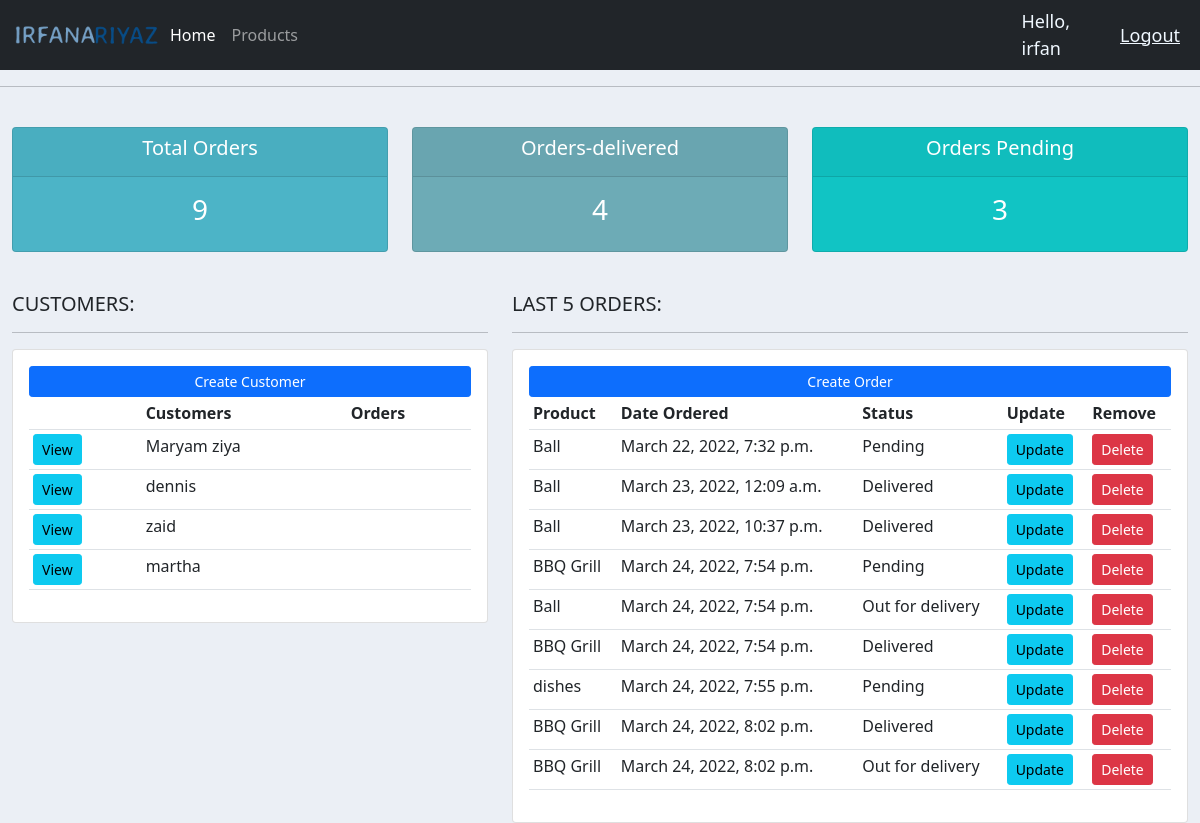
The app's page / (signed in) with its own data.
### accounts/models.py (models this page shows, shortened)
class Customer(models.Model):
    user = models.OneToOneField(User,blank = True ,null=True,on_delete=models.CASCADE)
    name = models.CharField(max_length=200,null=True)
    email = models.CharField(max_length=200,null=True)
    phone = models.CharField(max_length=200,null=True)
    profile_pic= models.ImageField(default = "default.jpg", null= True,blank = True)
    date_created = models.DateTimeField(auto_now_add=True,null=True)

class Order(models.Model):
    STATUS = (
        ('Pending','Pending'),
        ('Out for delivery','Out for delivery'),
        ('Delivered','Delivered')
    )
    customer = models.ForeignKey(Customer,null=True,on_delete=models.SET_NULL)
    product =models.ForeignKey(Product,null=True,on_delete=models.SET_NULL)
    date_created = models.DateTimeField(auto_now_add=True,null=True)
    status = models.CharField(max_length=200,null=True,choices=STATUS)
    note = models.CharField(max_length=200,null=True)

class Product(models.Model):
    CATEGORY = (
        ('Indoor','Indoor'),
        ('Out door','Out door')
    )
    name = models.CharField(max_length=200,null=True)
    price = models.FloatField(max_length=200,null=True)
    category = models.CharField(max_length=200,null=True,choices=CATEGORY)
    description = models.CharField(max_length=200,null=True,blank=True)
    day_created = models.DateTimeField(auto_now_add=True,null=True)
    tags = models.ManyToManyField(Tag)
    def __str__(self):
        return self.name

### accounts/decorators.py (the view)
    def wrapper_function(request,*args,**kwargs):
        group = None
        if request.user.groups.exists():
            group = request.user.groups.all()[0].name
        if group == 'customer':
            return redirect('user')
        if group == 'admin':
            return view_func(request,*args,**kwargs)

### accounts/views.py (called while the page is built)
@login_required(login_url='login')
@admin_only
def home(request):
    orders = Order.objects.all()
    customers = Customer.objects.all()
    total_orders = orders.count()
    orders_delivered =orders.filter(status ='Delivered').count()
    pending = orders.filter(status ='Pending').count()
    context = {
        'orders':orders,
        'customers':customers,
        'total_orders':total_orders,
        'orders_delivered':orders_delivered,
        'pending':pending,
    }
    return render(request,'accounts/dashboard.html',context)

### accounts/templates/accounts/dashboard.html
{% extends 'accounts/main.html' %}
{% block content %}
{% include 'accounts/status.html'%}
<br>
<div class="row">
    <div class="col-md-5">
        <h5>CUSTOMERS:</h5>
        <hr>
        <div class="card card-body">
            <a href="" class="btn btn-primary  btn-sm btn-block">Create Customer</a>
            <table class="table table-sm">
                <tr>
                    <th></th>
                    <th>Customers</th>
                    <th>Orders</th>
                </tr>
                {% for i in customers %}
                <tr>
                    <td><a class="btn btn-info  btn-sm" href="{% url 'customer' i.id %}">View</a></td>
                    <td>{{i.name}}</td>
                    <td></td>
                </tr>
                {% endfor %}
            </table>
        </div>
    </div>
    <div class="col-md-7">
        <h5>LAST 5 ORDERS:</h5>
        <hr>
        <div class="card card-body">
            <a href="{% url 'create_order'%}" class="btn btn-primary btn-sm btn-block">Create Order</a>
            <table class="table table-sm">
                <tr>
                    <th>Product</th>
                    <th>Date Ordered</th>
                    <th>Status</th>
                    <th>Update</th>
                    <th>Remove</th>
                </tr>
                {% for order in orders %}
                <tr>
                    <td>{{order.product}}</td>
                    <td>{{order.date_created}}</td>
                    <td>{{order.status}}</td>
                    <td><a  class="btn btn-info btn-sm" href="{% url 'update_order' order.id %}">Update</a></td>
                    <td><a   class="btn btn-danger btn-sm"href="{% url 'delete_order' order.id %}">Delete</a></td>
                </tr>
                {% endfor %}
            </table>
        </div>
    </div>
</div>
{% endblock  %}

### accounts/templates/accounts/main.html (shortened to what this page needs)
{% load static %}
<!DOCTYPE html>
<html lang="en">
<head>
    <link href="https://cdn.jsdelivr.net/npm/bootstrap@5.1.3/dist/css/bootstrap.min.css" rel="stylesheet">
    <link href="{% static '/css/main.css' %}" rel="stylesheet">
</head>
<body>
    {% include 'accounts/navbar.html'%}
    <hr>
   <div class="container-fluid">
       {% block content %}
       {% endblock  %}
   </div>
</body>
</html>

### accounts/templates/accounts/navbar.html (shortened to what this page needs)
{%load static %}
<nav class="navbar navbar-expand-lg navbar-dark bg-dark">
    <div class="container-fluid">
      <img class="logo"src="{% static '/images/logo.png' %}" alt="My logo" id="logo">
      <div class="collapse navbar-collapse" id="navbarNav">
        <ul class="navbar-nav">
        {% if request.user.is_staff %}
          <li class="nav-item">
            <a class="nav-link active" href="{% url 'home' %}">Home</a>
          </li>
          <li class="nav-item">
            <a class="nav-link" href="{% url 'products' %}">Products</a>
          </li>
          {% else %}
          <li class="nav-item">
            <a class="nav-link" href="{% url 'account' %}">Settings</a>
          </li>
        {% endif %}
        </ul>
      </div>
    </div>
    <span class="hello-msg">Hello, {{request.user}}</span>
    <span ><a class="hello-msg" href="{% url 'logout' %}">Logout</a></span>
  </nav>

### accounts/templates/accounts/status.html
<br>
<div class="row">
    <div class="col">
        <div class="col-md">
            <div class=" card text-center text-white mb-3" id="total-orders">
                <div class="card-header">
                    <h5 class="card-title">Total Orders</h5>
                </div>
                <div class="card-body">
                    <h3 class="card-title">{{total_orders}}</h3>
                </div>
            </div>
        </div>
    </div>
    <div class="col">
        <div class="col-md">
            <div class=" card text-center text-white mb-3" id="orders-delivered">
                <div class="card-header">
                    <h5 class="card-title">Orders-delivered</h5>
                </div>
                <div class="card-body">
                    <h3 class="card-title">{{orders_delivered}}</h3>
                </div>
            </div>
        </div>
    </div>
    <div class="col">
        <div class="col-md">
            <div class=" card text-center text-white mb-3" id="orders-pending">
                <div class="card-header">
                    <h5 class="card-title"> Orders Pending</h5>
                </div>
                <div class="card-body">
                    <h3 class="card-title">{{pending}}</h3>
                </div>
            </div>
        </div>
    </div>
</div>

### static/css/main.css (style rules this page uses)
body { background-color: #ebeff5; }
#total-orders { background-color: #4cb4c7; }
#orders-delivered { background-color: #6dabb6; }
#orders-pending { background-color: #11c4c4; }

### accounts/templates/accounts/navbar.html (style rules this page uses)
.hello-msg { font-size: 18px; color: aliceblue; margin-right: 20px; }
.logo { width: 150px; }

### records on screen
Customer: name "Maryam ziya"
Customer: name "dennis"
Customer: name "zaid"
Customer: name "martha"
Order: product "Ball", date_created "March 22, 2022, 7:32 p.m.", status "Pending"
Order: product "Ball", date_created "March 23, 2022, 12:09 a.m.", status "Delivered"
Order: product "Ball", date_created "March 23, 2022, 10:37 p.m.", status "Delivered"
Order: product "BBQ Grill", date_created "March 24, 2022, 7:54 p.m.", status "Pending"
Order: product "Ball", date_created "March 24, 2022, 7:54 p.m.", status "Out for delivery"
Order: product "BBQ Grill", date_created "March 24, 2022, 7:54 p.m.", status "Delivered"
Order: product "dishes", date_created "March 24, 2022, 7:55 p.m.", status "Pending"
Order: product "BBQ Grill", date_created "March 24, 2022, 8:02 p.m.", status "Delivered"
Order: product "BBQ Grill", date_created "March 24, 2022, 8:02 p.m.", status "Out for delivery"

### other values on screen
{{ request.user }} "irfan"
{{ total_orders }} "9"
{{ orders_delivered }} "4"
{{ pending }} "3"
